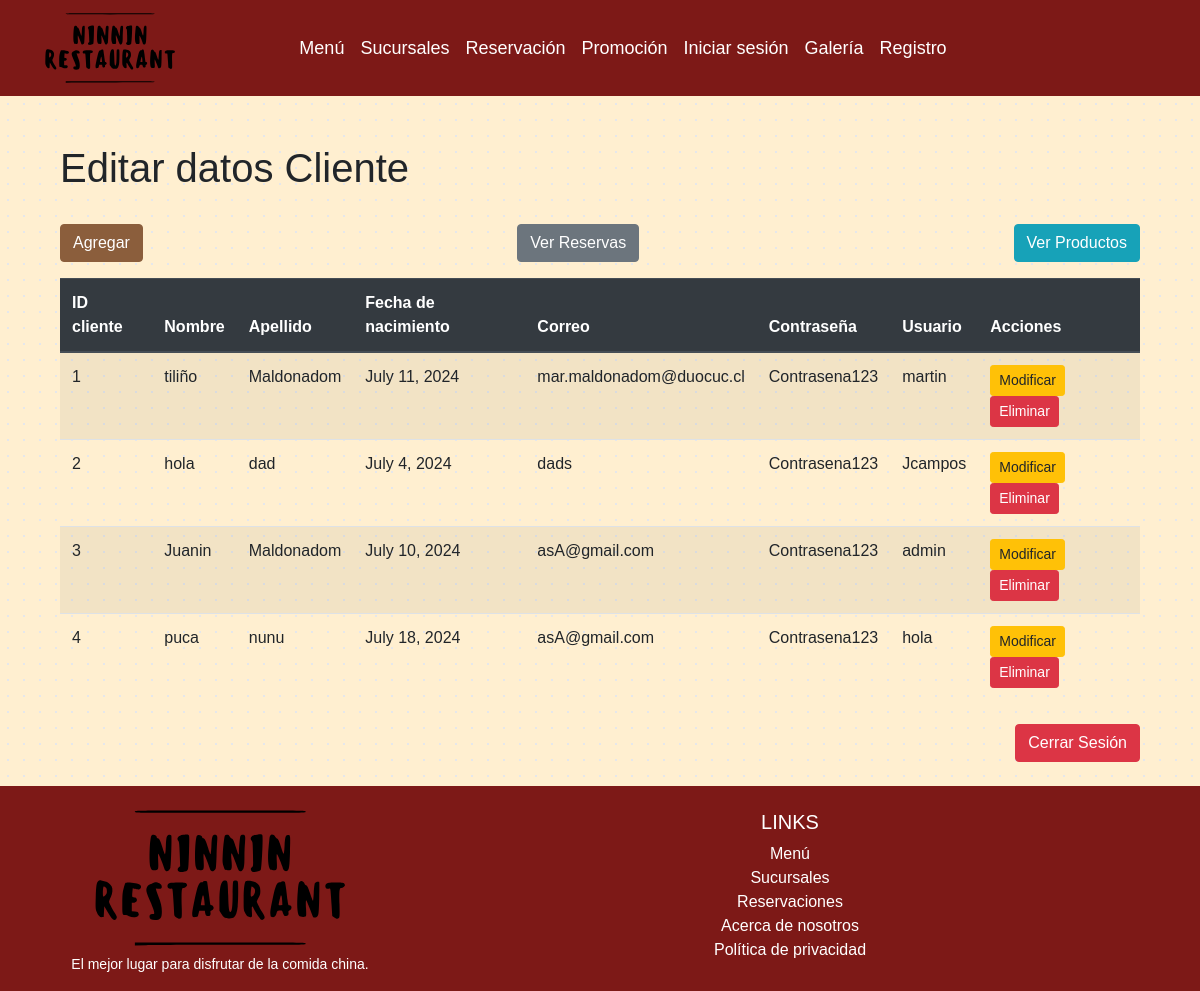
The app's page /clientes/crud, older data.
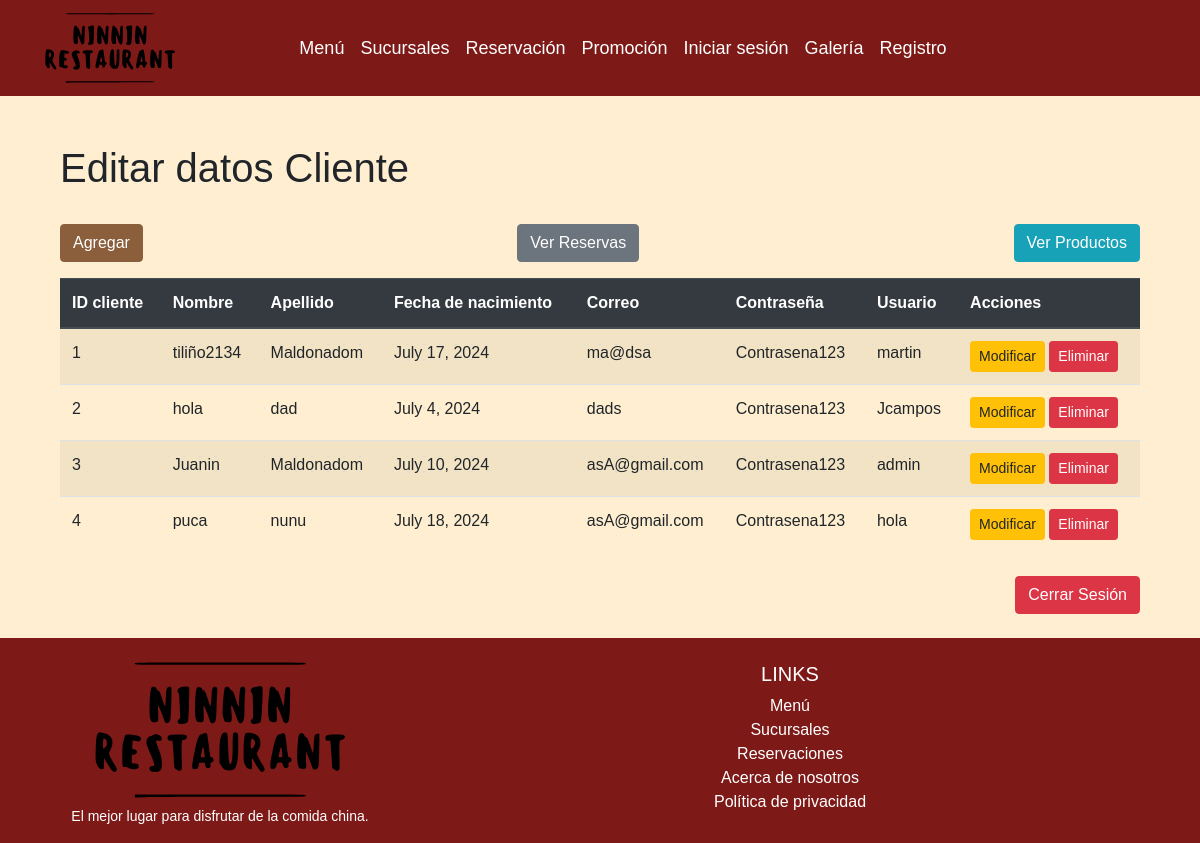
The same page, newer data.
### clientes/models.py (models this page shows, shortened)
class Cliente(models.Model):
    user   = models.OneToOneField(User, on_delete=models.CASCADE)
    nombre = models.CharField(max_length=100)
    apellido = models.CharField(max_length=100)
    fecha_nacimiento = models.DateField()
    email = models.EmailField()
    password = models.CharField(max_length=100)

### clientes/views.py (the view)
# urls.py: path('crud', views.crud_clientes, name='crud'),
def crud_clientes(request):
    clientes = Cliente.objects.all()
    context = {'clientes' : clientes}
    return render(request, 'clientes/clientes_list.html',context)

### clientes/templates/clientes/clientes_list.html (shortened to what this page needs)
{% extends "clientes/base.html" %}
{% block content %}
    <div class="container mt-5">
        <h1>Editar datos Cliente</h1>
        <br>
        <div class="d-flex justify-content-between mb-3">
            <button type="button" class="btn btn-primary">
                <a href="{% url 'clientesAdd' %}" class="text-white">Agregar</a>
            </button>
            <button type="button" class="btn btn-secondary">
                <a href="{% url 'reserva_list' %}" class="text-white">Ver Reservas</a>
            </button>
            <button type="button" class="btn btn-info">
                <a href="{% url 'crud_producto' %}" class="text-white">Ver Productos</a>
            </button>
        </div>
        <table class="table table-striped">
            {% if clientes %}
                <thead class="thead-dark">
                    <tr>
                        <th scope="col">ID cliente</th>
                        <th scope="col">Nombre</th>
                        <th scope="col">Apellido</th>
                        <th scope="col">Fecha de nacimiento</th>
                        <th scope="col">Correo</th>
                        <th scope="col">Contraseña</th>
                        <th scope="col">Usuario</th>
                        <th scope="col">Acciones</th>
                    </tr>
                </thead>
                <tbody>
                    {% for x in clientes %}
                        <tr>
                            <td>{{ x.id }}</td>
                            <td>{{ x.nombre }}</td>
                            <td>{{ x.apellido }}</td>
                            <td>{{ x.fecha_nacimiento }}</td>
                            <td>{{ x.email }}</td>
                            <td>{{ x.password }}</td>
                            <td>{{ x.user }}</td>
                            <td>
                                <a href="{% url 'clientes_findEdit' pk=x.id %}" class="btn btn-warning btn-sm">Modificar</a>
                                <a href="{% url 'clientes_del' pk=x.id %}" class="btn btn-danger btn-sm">Eliminar</a>
                            </td>
                        </tr>
                    {% endfor %}
                </tbody>
            {% else %}
                <tr>
                    <td colspan="8" class="text-center">No hay clientes disponibles</td>
                </tr>
            {% endif %}
        </table>
        <div class="d-flex justify-content-end mt-4">
            <form action="{% url 'logout' %}" method="POST">
                <button type="submit" class="btn btn-danger">Cerrar Sesión</button>
            </form>
        </div>
    </div>
{% endblock %}

Row changes from the older to the newer data that the page shows:
changed Cliente "martin": nombre "tiliño" → "tiliño2134"; fecha_nacimiento "July 11, 2024" → "July 17, 2024"; email "mar.maldonadom@duocuc.cl" → "ma@dsa"
